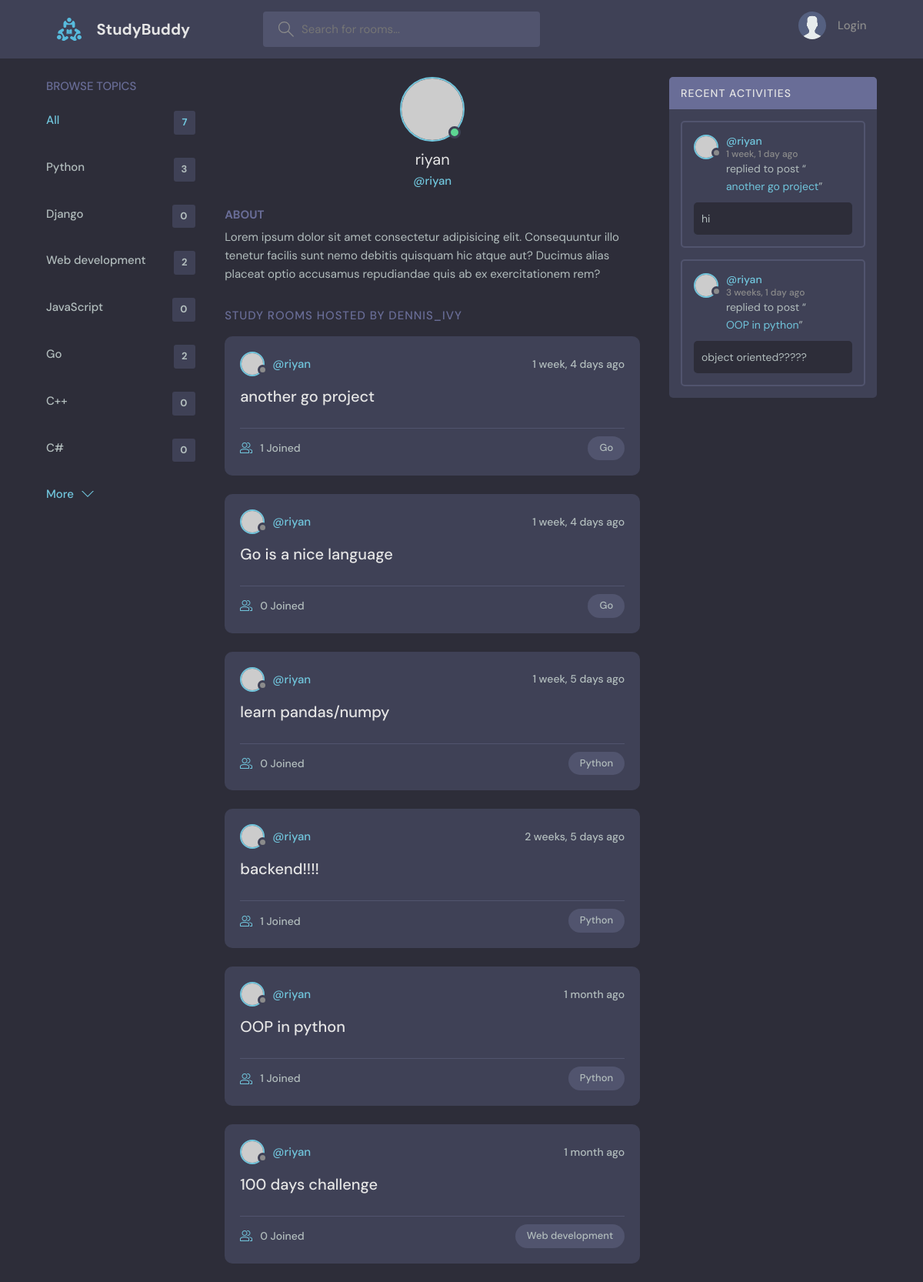
The app's page /profile/1 with its own data.
### base/models.py (models this page shows, shortened)
class Topic(models.Model):
    name = models.CharField(max_length=200)

class Room(models.Model):
    host = models.ForeignKey(User, on_delete=models.SET_NULL, null=True)
    topic = models.ForeignKey(Topic, on_delete=models.SET_NULL, null=True)
    name = models.CharField(max_length=200)
    description = models.TextField(null=True, blank=True)
    participants = models.ManyToManyField(
        User, related_name="participants", blank=True)
    updated = models.DateTimeField(auto_now=True)
    created = models.DateTimeField(auto_now_add=True)
    class Meta:
        ordering = ['-updated', '-created']
    def __str__(self):
        return self.name

class Message(models.Model):
    user = models.ForeignKey(User, on_delete=models.CASCADE)
    room = models.ForeignKey(Room, on_delete=models.CASCADE)
    body = models.TextField()
    updated = models.DateTimeField(auto_now=True)
    created = models.DateTimeField(auto_now_add=True)
    class Meta:
        ordering = ['-updated', '-created']

### base/views.py (the view)
# urls.py: path("profile/<str:pk>", views.userProfile, name="user-profile"),
def userProfile(request, pk):
    user = User.objects.get(id=pk)
    room_messages = user.message_set.all()
    topics = Topic.objects.all()
    rooms = user.room_set.all()
    context = {"user": user, "rooms": rooms,
               "room_messages": room_messages, "topics": topics}
    return render(request, "base/profile.html", context)

### base/templates/base/profile.html (shortened to what this page needs)
{% extends 'main.html' %} {% block content %}
<main class="profile-page layout layout--3">
  <div class="container">
    {% include 'base/topics_component.html' %}
    <div class="roomList">
      <div class="profile">
        <div class="profile__avatar">
          <div class="avatar avatar--large active">
            <img src="https://randomuser.me/api/portraits/men/11.jpg" />
          </div>
        </div>
        <div class="profile__info">
          <h3>{{ user.username }}</h3>
          <p>@{{ user.username }}</p>
        </div>
        <div class="profile__about">
          <h3>About</h3>
          <p>
            Lorem ipsum dolor sit amet consectetur adipisicing elit.
            Consequuntur illo tenetur facilis sunt nemo debitis quisquam hic
            atque aut? Ducimus alias placeat optio accusamus repudiandae quis ab
            ex exercitationem rem?
          </p>
        </div>
      </div>
      <div class="roomList__header">
        <div>
          <h2>Study Rooms Hosted by dennis_ivy</h2>
        </div>
      </div>
      {% include 'base/feed_component.html' %}
    </div>
    {% include 'base/activity_component.html' %}
  </div>
</main>
{% endblock content %}

### base/templates/base/topics_component.html
<div class="topics">
  <div class="topics__header">
    <h2>Browse Topics</h2>
  </div>
  <ul class="topics__list">
    <li>
      <a href="{% url 'home' %}" class="active"
        >All <span>{{ topics.count }}</span></a
      >
    </li>
    {% for topic in topics %}
    <li>
      <a href="{% url 'home' %}?q={{ topic.name }}"
        >{{ topic.name }} <span>{{ topic.room_set.all.count }}</span></a
      >
    </li>
    {% endfor %}
  </ul>
  <a class="btn btn--link" href="{% url 'topics' %}">
    More
    <svg
      version="1.1"
      xmlns="http://www.w3.org/2000/svg"
      width="32"
      height="32"
      viewBox="0 0 32 32"
    >
      <title>chevron-down</title>
      <path d="M16 21l-13-13h-3l16 16 16-16h-3l-13 13z"></path>
    </svg>
  </a>
</div>

### base/templates/base/feed_component.html (shortened to what this page needs)
{% for room in rooms %}
<div class="roomListRoom">
  <div class="roomListRoom__header">
    <a
      href="{% url 'user-profile' room.host.id %}"
      class="roomListRoom__author"
    >
      <div class="avatar avatar--small">
        <img src="https://randomuser.me/api/portraits/women/11.jpg" />
      </div>
      <span>@{{ room.host.username }}</span>
    </a>
    <div class="roomListRoom__actions">
      <span>{{ room.created | timesince }} ago</span>
    </div>
  </div>
  <div class="roomListRoom__content">
    <a href="{% url 'room' room.id %}">{{ room.name }}</a>
  </div>
  <div class="roomListRoom__meta">
    <a href="{% url 'room' room.id %}" class="roomListRoom__joined">
      {{ room.participants.all.count }} Joined
    </a>
    <p class="roomListRoom__topic">{{ room.topic.name }}</p>
  </div>
</div>
{% endfor %}

### base/templates/base/activity_component.html (shortened to what this page needs)
<div class="activities">
  <div class="activities__header">
    <h2>Recent Activities</h2>
  </div>
  {% for message in room_messages %}
  <div class="activities__box">
    <div class="activities__boxHeader roomListRoom__header">
      <a
        href="{% url 'user-profile' message.user.id %}"
        class="roomListRoom__author"
      >
        <div class="avatar avatar--small">
          <img src="https://randomuser.me/api/portraits/women/11.jpg" />
        </div>
        <p>
          @{{ message.user }}
          <span>{{ message.created | timesince }} ago</span>
        </p>
      </a>
    </div>
    <div class="activities__boxContent">
      <p>
        replied to post “<a href="{% url 'room' message.room.id %}"
          >{{ message.room }}</a
        >”
      </p>
      <div class="activities__boxRoomContent">{{ message.body }}</div>
    </div>
  </div>
  {% endfor %}
</div>

### records on screen
Topic: name "Python", room_set.all.count "3"
Topic: name "Django", room_set.all.count "0"
Topic: name "Web development", room_set.all.count "2"
Topic: name "JavaScript", room_set.all.count "0"
Topic: name "Go", room_set.all.count "2"
Topic: name "C++", room_set.all.count "0"
Topic: name "C#", room_set.all.count "0"
Room: host.username "riyan", created "1 week, 4 days", name "another go project", participants.all.count "1", topic.name "Go"
Room: host.username "riyan", created "1 week, 4 days", name "Go is a nice language", participants.all.count "0", topic.name "Go"
Room: host.username "riyan", created "1 week, 5 days", name "learn pandas/numpy", participants.all.count "0", topic.name "Python"
Room: host.username "riyan", created "2 weeks, 5 days", name "backend!!!!", participants.all.count "1", topic.name "Python"
Room: host.username "riyan", created "1 month", name "OOP in python", participants.all.count "1", topic.name "Python"
Room: host.username "riyan", created "1 month", name "100 days challenge", participants.all.count "0", topic.name "Web development"
Message: user "riyan", created "1 week, 1 day", room "another go project", body "hi"
Message: user "riyan", created "3 weeks, 1 day", room "OOP in python", body "object oriented?????"

### other values on screen
{{ topics.count }} "7"
{{ user.username }} "riyan"
